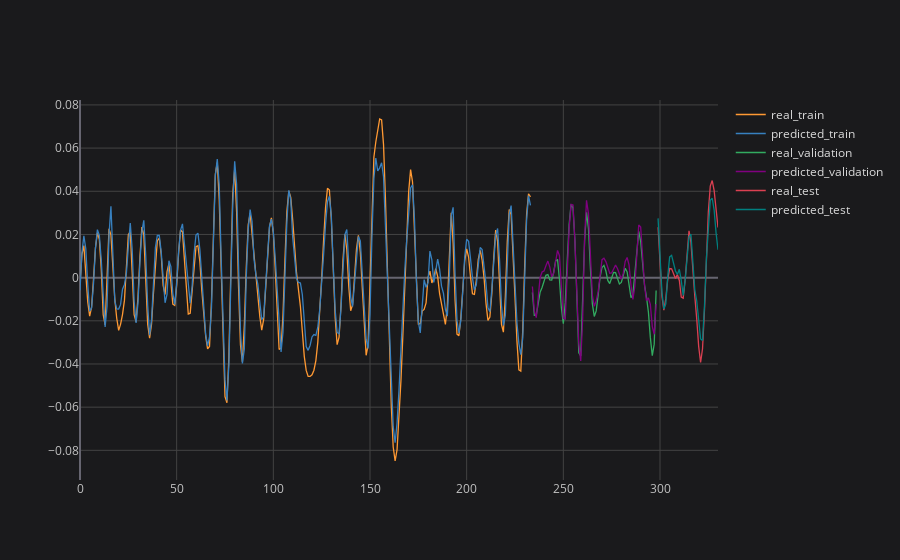

The notebook cell this image was saved under:
### Code cell
# plotting partial result
plot_ticker = 'BOVA11'
plot_feature = target_feature
plot_imf = 'IMF2'

concatenated_results[plot_ticker][plot_feature][plot_imf].iplot(title=f'{plot_ticker} {plot_feature} {plot_imf}', asFigure=True, layout=space)

### Figure 1 — Plotly figure (JSON) as saved in the notebook; plotly's stock layout.template omitted (floating-point values rounded to 4 significant figures; data arrays with more than 128 entries replaced by an {"elided": "..."} marker saying what was removed)
{"data": [{"line": {"color": "rgba(255, 153, 51, 1.0)", "dash": "solid", "shape": "linear", "width": 1.3}, "mode": "lines", "name": "real_train", "text": "", "type": "scatter", "x": {"elided": "331 float values"}, "y": {"elided": "331 mixed values"}}, {"line": {"color": "rgba(55, 128, 191, 1.0)", "dash": "solid", "shape": "linear", "width": 1.3}, "mode": "lines", "name": "predicted_train", "text": "", "type": "scatter", "x": {"elided": "331 float values"}, "y": {"elided": "331 mixed values"}}, {"line": {"color": "rgba(50, 171, 96, 1.0)", "dash": "solid", "shape": "linear", "width": 1.3}, "mode": "lines", "name": "real_validation", "text": "", "type": "scatter", "x": {"elided": "331 float values"}, "y": {"elided": "331 mixed values"}}, {"line": {"color": "rgba(128, 0, 128, 1.0)", "dash": "solid", "shape": "linear", "width": 1.3}, "mode": "lines", "name": "predicted_validation", "text": "", "type": "scatter", "x": {"elided": "331 float values"}, "y": {"elided": "331 mixed values"}}, {"line": {"color": "rgba(219, 64, 82, 1.0)", "dash": "solid", "shape": "linear", "width": 1.3}, "mode": "lines", "name": "real_test", "text": "", "type": "scatter", "x": {"elided": "331 float values"}, "y": {"elided": "331 mixed values"}}, {"line": {"color": "rgba(0, 128, 128, 1.0)", "dash": "solid", "shape": "linear", "width": 1.3}, "mode": "lines", "name": "predicted_test", "text": "", "type": "scatter", "x": {"elided": "331 float values"}, "y": {"elided": "331 mixed values"}}], "layout": {"legend": {"bgcolor": "#1A1A1C", "font": {"color": "#D9D9D9", "size": 12}}, "paper_bgcolor": "#1A1A1C", "plot_bgcolor": "#1A1A1C", "title": {"font": {"color": "#D9D9D9"}, "x": 0.5}, "xaxis": {"gridcolor": "#434343", "showgrid": true, "tickfont": {"color": "#C2C2C2", "size": 12}, "title": {"font": {"color": "#D9D9D9"}}, "zerolinecolor": "#666570"}, "yaxis": {"gridcolor": "#434343", "showgrid": true, "tickfont": {"color": "#C2C2C2", "size": 12}, "title": {"font": {"color": "#D9D9D9"}}, "zerolinecolor": "#666570"}}}
